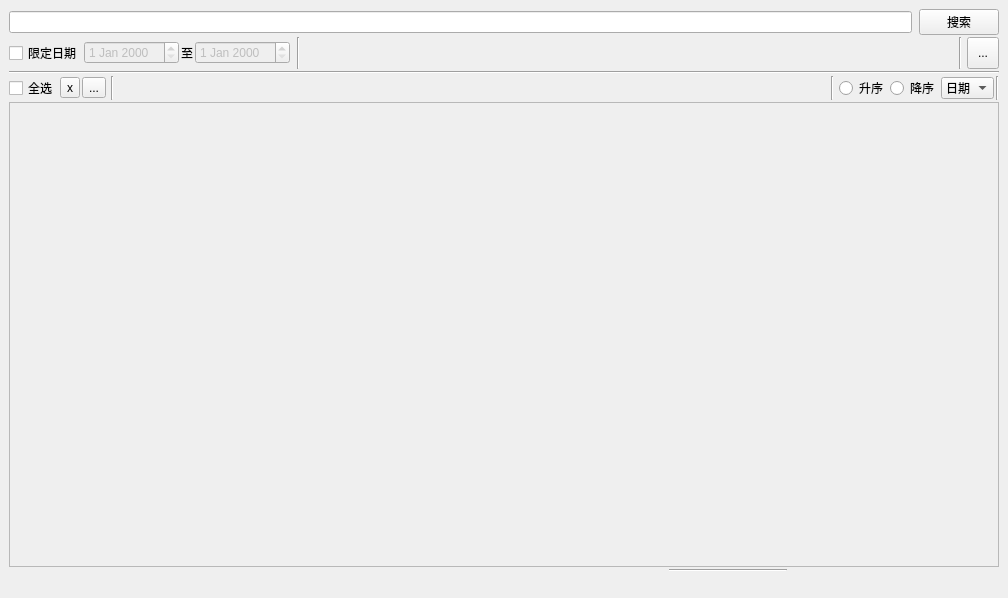
<?xml version="1.0" encoding="UTF-8"?>
<ui version="4.0">
 <class>TextSearch</class>
 <widget class="QMainWindow" name="TextSearch">
  <property name="geometry">
   <rect>
    <x>0</x>
    <y>0</y>
    <width>1008</width>
    <height>598</height>
   </rect>
  </property>
  <property name="windowTitle">
   <string>文本</string>
  </property>
  <widget class="QWidget" name="centralwidget">
   <layout class="QVBoxLayout" name="verticalLayout">
    <property name="spacing">
     <number>2</number>
    </property>
    <item>
     <layout class="QHBoxLayout" name="horizontalLayout">
      <item>
       <widget class="QLineEdit" name="lineEdit">
        <property name="sizePolicy">
         <sizepolicy hsizetype="Expanding" vsizetype="Fixed">
          <horstretch>0</horstretch>
          <verstretch>0</verstretch>
         </sizepolicy>
        </property>
        <property name="minimumSize">
         <size>
          <width>400</width>
          <height>0</height>
         </size>
        </property>
       </widget>
      </item>
      <item>
       <spacer name="horizontalSpacer_7">
        <property name="orientation">
         <enum>Qt::Horizontal</enum>
        </property>
        <property name="sizeType">
         <enum>QSizePolicy::Fixed</enum>
        </property>
        <property name="sizeHint" stdset="0">
         <size>
          <width>5</width>
          <height>20</height>
         </size>
        </property>
       </spacer>
      </item>
      <item>
       <widget class="QPushButton" name="searchButton">
        <property name="sizePolicy">
         <sizepolicy hsizetype="Fixed" vsizetype="Fixed">
          <horstretch>0</horstretch>
          <verstretch>0</verstretch>
         </sizepolicy>
        </property>
        <property name="text">
         <string>搜索</string>
        </property>
       </widget>
      </item>
     </layout>
    </item>
    <item>
     <layout class="QHBoxLayout" name="horizontalLayout_2">
      <item>
       <widget class="QCheckBox" name="checkBoxDate">
        <property name="sizePolicy">
         <sizepolicy hsizetype="Fixed" vsizetype="Fixed">
          <horstretch>0</horstretch>
          <verstretch>0</verstretch>
         </sizepolicy>
        </property>
        <property name="text">
         <string>限定日期</string>
        </property>
       </widget>
      </item>
      <item>
       <widget class="QDateEdit" name="dateEditFrom">
        <property name="enabled">
         <bool>false</bool>
        </property>
        <property name="sizePolicy">
         <sizepolicy hsizetype="Fixed" vsizetype="Fixed">
          <horstretch>0</horstretch>
          <verstretch>0</verstretch>
         </sizepolicy>
        </property>
       </widget>
      </item>
      <item>
       <widget class="QLabel" name="label_2">
        <property name="sizePolicy">
         <sizepolicy hsizetype="Fixed" vsizetype="Preferred">
          <horstretch>0</horstretch>
          <verstretch>0</verstretch>
         </sizepolicy>
        </property>
        <property name="text">
         <string>至</string>
        </property>
       </widget>
      </item>
      <item>
       <widget class="QDateEdit" name="dateEditTo">
        <property name="enabled">
         <bool>false</bool>
        </property>
        <property name="sizePolicy">
         <sizepolicy hsizetype="Fixed" vsizetype="Fixed">
          <horstretch>0</horstretch>
          <verstretch>0</verstretch>
         </sizepolicy>
        </property>
       </widget>
      </item>
      <item>
       <spacer name="horizontalSpacer_8">
        <property name="orientation">
         <enum>Qt::Horizontal</enum>
        </property>
        <property name="sizeType">
         <enum>QSizePolicy::Fixed</enum>
        </property>
        <property name="sizeHint" stdset="0">
         <size>
          <width>5</width>
          <height>20</height>
         </size>
        </property>
       </spacer>
      </item>
      <item>
       <widget class="Line" name="line_2">
        <property name="orientation">
         <enum>Qt::Vertical</enum>
        </property>
       </widget>
      </item>
      <item>
       <spacer name="horizontalSpacer">
        <property name="orientation">
         <enum>Qt::Horizontal</enum>
        </property>
        <property name="sizeHint" stdset="0">
         <size>
          <width>40</width>
          <height>20</height>
         </size>
        </property>
       </spacer>
      </item>
      <item>
       <widget class="Line" name="line_6">
        <property name="orientation">
         <enum>Qt::Vertical</enum>
        </property>
       </widget>
      </item>
      <item>
       <spacer name="horizontalSpacer_2">
        <property name="orientation">
         <enum>Qt::Horizontal</enum>
        </property>
        <property name="sizeType">
         <enum>QSizePolicy::Fixed</enum>
        </property>
        <property name="sizeHint" stdset="0">
         <size>
          <width>3</width>
          <height>20</height>
         </size>
        </property>
       </spacer>
      </item>
      <item>
       <widget class="QToolButton" name="newTextButton">
        <property name="minimumSize">
         <size>
          <width>32</width>
          <height>32</height>
         </size>
        </property>
        <property name="text">
         <string>...</string>
        </property>
       </widget>
      </item>
     </layout>
    </item>
    <item>
     <widget class="Line" name="line_3">
      <property name="orientation">
       <enum>Qt::Horizontal</enum>
      </property>
     </widget>
    </item>
    <item>
     <layout class="QHBoxLayout" name="horizontalLayout_3">
      <item>
       <widget class="QCheckBox" name="selectButton">
        <property name="text">
         <string>全选</string>
        </property>
       </widget>
      </item>
      <item>
       <widget class="QToolButton" name="deleteButton">
        <property name="text">
         <string>x</string>
        </property>
       </widget>
      </item>
      <item>
       <widget class="QToolButton" name="combineButton">
        <property name="text">
         <string>...</string>
        </property>
       </widget>
      </item>
      <item>
       <spacer name="horizontalSpacer_11">
        <property name="orientation">
         <enum>Qt::Horizontal</enum>
        </property>
        <property name="sizeType">
         <enum>QSizePolicy::Fixed</enum>
        </property>
        <property name="sizeHint" stdset="0">
         <size>
          <width>3</width>
          <height>20</height>
         </size>
        </property>
       </spacer>
      </item>
      <item>
       <widget class="Line" name="line">
        <property name="orientation">
         <enum>Qt::Vertical</enum>
        </property>
       </widget>
      </item>
      <item>
       <spacer name="horizontalSpacer_4">
        <property name="orientation">
         <enum>Qt::Horizontal</enum>
        </property>
        <property name="sizeHint" stdset="0">
         <size>
          <width>40</width>
          <height>20</height>
         </size>
        </property>
       </spacer>
      </item>
      <item>
       <widget class="Line" name="line_4">
        <property name="orientation">
         <enum>Qt::Vertical</enum>
        </property>
       </widget>
      </item>
      <item>
       <spacer name="horizontalSpacer_10">
        <property name="orientation">
         <enum>Qt::Horizontal</enum>
        </property>
        <property name="sizeType">
         <enum>QSizePolicy::Fixed</enum>
        </property>
        <property name="sizeHint" stdset="0">
         <size>
          <width>3</width>
          <height>20</height>
         </size>
        </property>
       </spacer>
      </item>
      <item>
       <widget class="QRadioButton" name="radioButtonAsc">
        <property name="text">
         <string>升序</string>
        </property>
       </widget>
      </item>
      <item>
       <widget class="QRadioButton" name="radioButtonDesc">
        <property name="text">
         <string>降序</string>
        </property>
       </widget>
      </item>
      <item>
       <widget class="QComboBox" name="comboBoxOrder">
        <property name="sizePolicy">
         <sizepolicy hsizetype="Fixed" vsizetype="Fixed">
          <horstretch>0</horstretch>
          <verstretch>0</verstretch>
         </sizepolicy>
        </property>
        <item>
         <property name="text">
          <string>日期</string>
         </property>
        </item>
        <item>
         <property name="text">
          <string>ID</string>
         </property>
        </item>
        <item>
         <property name="text">
          <string>内容</string>
         </property>
        </item>
       </widget>
      </item>
      <item>
       <widget class="Line" name="line_7">
        <property name="orientation">
         <enum>Qt::Vertical</enum>
        </property>
       </widget>
      </item>
     </layout>
    </item>
    <item>
     <widget class="QScrollArea" name="scrollArea">
      <property name="sizePolicy">
       <sizepolicy hsizetype="Minimum" vsizetype="Expanding">
        <horstretch>0</horstretch>
        <verstretch>0</verstretch>
       </sizepolicy>
      </property>
      <property name="widgetResizable">
       <bool>true</bool>
      </property>
      <widget class="QWidget" name="scrollAreaWidgetContents">
       <property name="geometry">
        <rect>
         <x>0</x>
         <y>0</y>
         <width>988</width>
         <height>463</height>
        </rect>
       </property>
       <property name="sizePolicy">
        <sizepolicy hsizetype="Preferred" vsizetype="Expanding">
         <horstretch>0</horstretch>
         <verstretch>0</verstretch>
        </sizepolicy>
       </property>
       <property name="minimumSize">
        <size>
         <width>0</width>
         <height>0</height>
        </size>
       </property>
      </widget>
     </widget>
    </item>
    <item>
     <widget class="PageNavigator" name="pageNavigate" native="true">
      <property name="sizePolicy">
       <sizepolicy hsizetype="Expanding" vsizetype="Fixed">
        <horstretch>0</horstretch>
        <verstretch>0</verstretch>
       </sizepolicy>
      </property>
      <property name="minimumSize">
       <size>
        <width>0</width>
        <height>20</height>
       </size>
      </property>
      <widget class="Line" name="line_5">
       <property name="geometry">
        <rect>
         <x>660</x>
         <y>0</y>
         <width>118</width>
         <height>3</height>
        </rect>
       </property>
       <property name="orientation">
        <enum>Qt::Horizontal</enum>
       </property>
      </widget>
     </widget>
    </item>
   </layout>
  </widget>
 </widget>
 <customwidgets>
  <customwidget>
   <class>PageNavigator</class>
   <extends>QWidget</extends>
   <header>pagenavigator/pagenavigator.h</header>
   <container>1</container>
  </customwidget>
 </customwidgets>
 <resources/>
 <connections/>
</ui>
